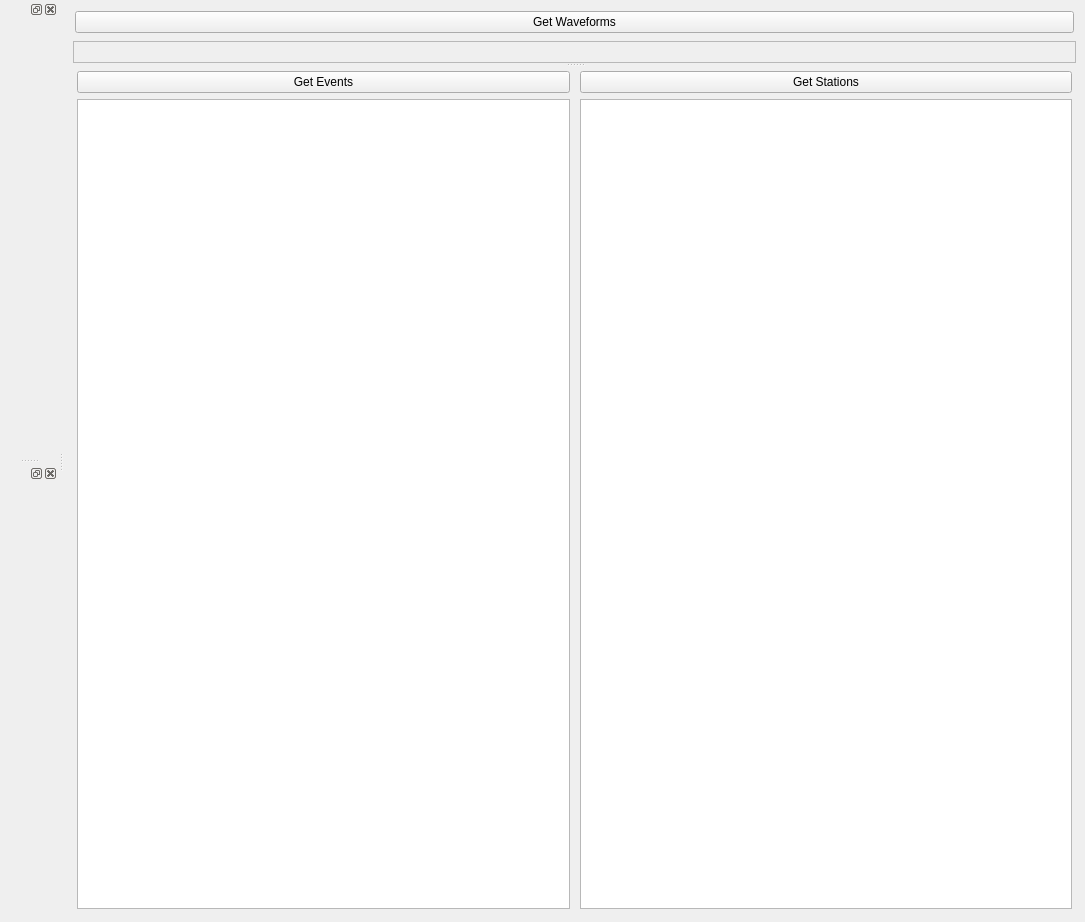
<?xml version="1.0" encoding="UTF-8"?>
<ui version="4.0">
 <class>MainWindow</class>
 <widget class="QMainWindow" name="MainWindow">
  <property name="geometry">
   <rect>
    <x>0</x>
    <y>0</y>
    <width>1085</width>
    <height>922</height>
   </rect>
  </property>
  <property name="windowTitle">
   <string>MainWindow</string>
  </property>
  <widget class="QWidget" name="centralwidget">
   <layout class="QVBoxLayout" name="verticalLayout">
    <item>
     <widget class="QWidget" name="getButtonsWidget" native="true">
      <layout class="QHBoxLayout" name="horizontalLayout_2">
       <property name="leftMargin">
        <number>2</number>
       </property>
       <property name="topMargin">
        <number>2</number>
       </property>
       <property name="rightMargin">
        <number>2</number>
       </property>
       <property name="bottomMargin">
        <number>2</number>
       </property>
       <item>
        <widget class="QPushButton" name="getWaveformsButton">
         <property name="text">
          <string>Get Waveforms</string>
         </property>
        </widget>
       </item>
      </layout>
     </widget>
    </item>
    <item>
     <widget class="QSplitter" name="splitter">
      <property name="orientation">
       <enum>Qt::Vertical</enum>
      </property>
      <widget class="QFrame" name="mapFrame">
       <property name="frameShape">
        <enum>QFrame::StyledPanel</enum>
       </property>
       <property name="frameShadow">
        <enum>QFrame::Raised</enum>
       </property>
       <layout class="QVBoxLayout" name="verticalLayout_2">
        <property name="leftMargin">
         <number>2</number>
        </property>
        <property name="topMargin">
         <number>2</number>
        </property>
        <property name="rightMargin">
         <number>2</number>
        </property>
        <property name="bottomMargin">
         <number>2</number>
        </property>
        <item>
         <widget class="MyQt4MplCanvas" name="map_canvas" native="true">
          <property name="sizePolicy">
           <sizepolicy hsizetype="Expanding" vsizetype="Preferred">
            <horstretch>0</horstretch>
            <verstretch>0</verstretch>
           </sizepolicy>
          </property>
         </widget>
        </item>
       </layout>
      </widget>
      <widget class="QFrame" name="eventAndStationFrame">
       <property name="frameShape">
        <enum>QFrame::NoFrame</enum>
       </property>
       <property name="frameShadow">
        <enum>QFrame::Raised</enum>
       </property>
       <layout class="QHBoxLayout" name="horizontalLayout">
        <property name="leftMargin">
         <number>2</number>
        </property>
        <property name="topMargin">
         <number>2</number>
        </property>
        <property name="rightMargin">
         <number>2</number>
        </property>
        <property name="bottomMargin">
         <number>2</number>
        </property>
        <item>
         <widget class="QFrame" name="eventsFrame">
          <property name="frameShape">
           <enum>QFrame::NoFrame</enum>
          </property>
          <property name="frameShadow">
           <enum>QFrame::Raised</enum>
          </property>
          <layout class="QVBoxLayout" name="verticalLayout_3">
           <property name="leftMargin">
            <number>2</number>
           </property>
           <property name="topMargin">
            <number>2</number>
           </property>
           <property name="rightMargin">
            <number>2</number>
           </property>
           <property name="bottomMargin">
            <number>2</number>
           </property>
           <item>
            <widget class="QPushButton" name="getEventsButton">
             <property name="text">
              <string>Get Events</string>
             </property>
            </widget>
           </item>
           <item>
            <widget class="QTableWidget" name="eventsTable">
             <property name="styleSheet">
              <string notr="true"/>
             </property>
             <property name="showGrid">
              <bool>false</bool>
             </property>
             <property name="gridStyle">
              <enum>Qt::NoPen</enum>
             </property>
            </widget>
           </item>
          </layout>
         </widget>
        </item>
        <item>
         <widget class="QFrame" name="stationsFrame">
          <property name="frameShape">
           <enum>QFrame::NoFrame</enum>
          </property>
          <property name="frameShadow">
           <enum>QFrame::Raised</enum>
          </property>
          <layout class="QVBoxLayout" name="verticalLayout_4">
           <property name="leftMargin">
            <number>2</number>
           </property>
           <property name="topMargin">
            <number>2</number>
           </property>
           <property name="rightMargin">
            <number>2</number>
           </property>
           <property name="bottomMargin">
            <number>2</number>
           </property>
           <item>
            <widget class="QPushButton" name="getStationsButton">
             <property name="styleSheet">
              <string notr="true"/>
             </property>
             <property name="text">
              <string>Get Stations</string>
             </property>
            </widget>
           </item>
           <item>
            <widget class="QTableWidget" name="stationsTable">
             <property name="styleSheet">
              <string notr="true"/>
             </property>
             <property name="showGrid">
              <bool>false</bool>
             </property>
             <property name="gridStyle">
              <enum>Qt::NoPen</enum>
             </property>
            </widget>
           </item>
          </layout>
         </widget>
        </item>
       </layout>
      </widget>
     </widget>
    </item>
   </layout>
  </widget>
  <widget class="QDockWidget" name="dockWidget">
   <attribute name="dockWidgetArea">
    <number>1</number>
   </attribute>
   <widget class="QWidget" name="dockWidgetContents"/>
  </widget>
  <widget class="QDockWidget" name="dockWidget_2">
   <attribute name="dockWidgetArea">
    <number>1</number>
   </attribute>
   <widget class="QWidget" name="dockWidgetContents_2"/>
  </widget>
 </widget>
 <customwidgets>
  <customwidget>
   <class>MyQt4MplCanvas</class>
   <extends>QWidget</extends>
   <header>MyQt4MplCanvas.h</header>
   <container>1</container>
  </customwidget>
 </customwidgets>
 <resources/>
 <connections/>
</ui>
